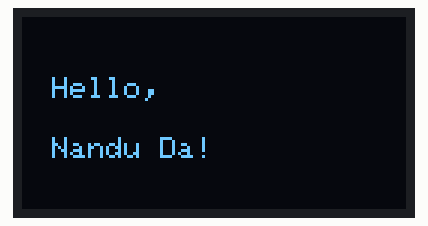
Recording of a sketch running on a simulated Arduino Uno, built with avr-gcc and run on an emulated ATmega328P. On the bench: 128×64 one-colour display. The display library's start-up logo is not drawn.

Above: at 2.4 s.

The sketch:

OLED_Big.ino
```cpp
// Reference -----> https://www.faranux.com/product/1-3-inch-oled-white-color-128x64/
// Hello World Code
#include <Wire.h>
#include <Adafruit_GFX.h>
#include <Adafruit_SH110X.h>

#define i2c_Address 0x3c //initialize with the I2C addr 0x3C Typically eBay OLED's

#define SCREEN_WIDTH 128
#define SCREEN_HEIGHT 64
#define OLED_RESET -1

Adafruit_SH1106G display = Adafruit_SH1106G(SCREEN_WIDTH, SCREEN_HEIGHT, &Wire, OLED_RESET);

void setup() {
  Serial.begin(9600);

  delay(250);
  display.begin(i2c_Address, true);

  display.display();
  delay(2000);
  display.clearDisplay();

  display.setTextSize(1);
  display.setTextColor(SH110X_WHITE);
  display.setCursor(10, 20);
  display.println("Hello,");
  display.setCursor(10, 40);
  display.println("Nandu Da!");
  display.display();
}

void loop() {
}
```
